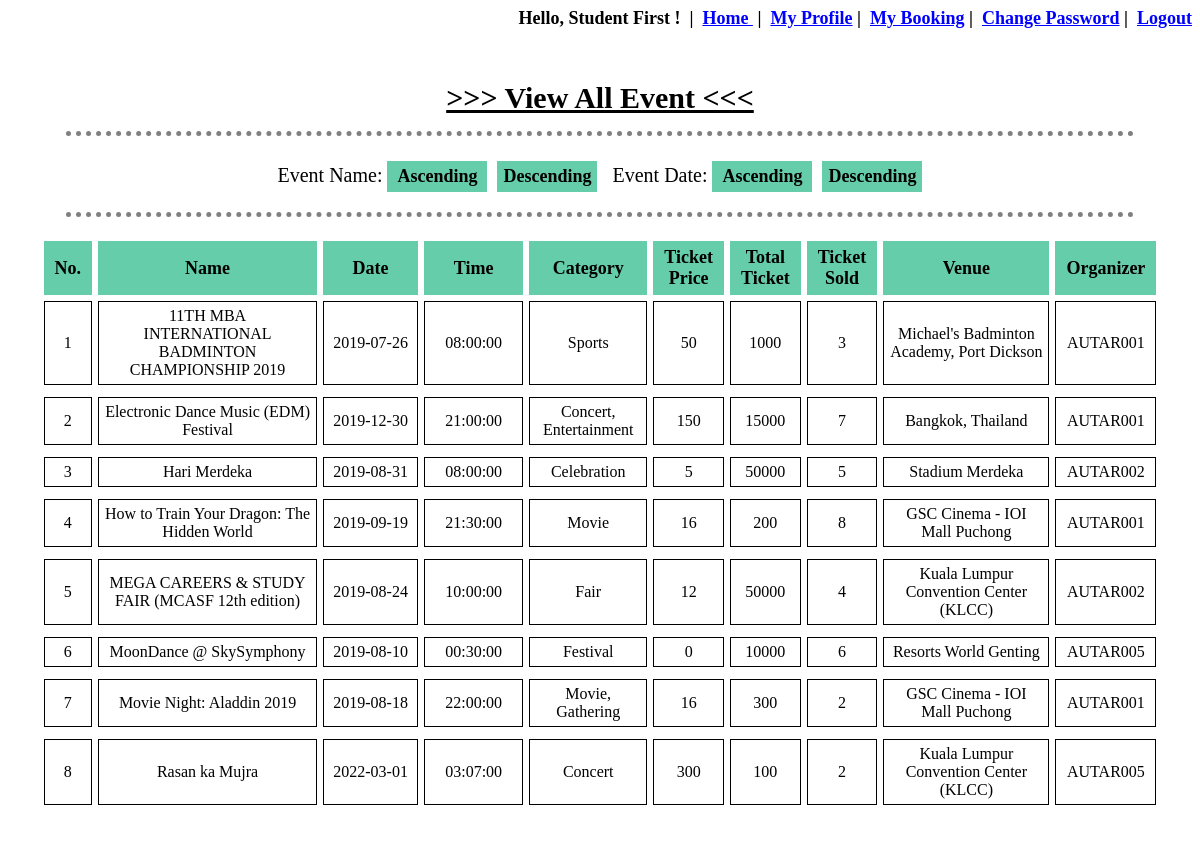
Screenshot of /event_manage_view.php (signed in) with the database file from the repository.
### tables this page shows
CREATE TABLE `event_details` (
  `EventID` int(10) NOT NULL,
  `EventName` varchar(100) NOT NULL,
  `EventDate` date NOT NULL,
  `EventTime` time NOT NULL,
  `EventCategory` varchar(100) NOT NULL,
  `Artist_id` int(11) NOT NULL,
  `Sponsor_id` int(11) NOT NULL,
  `EventDescription` text NOT NULL,
  `EventTicketPrice` double NOT NULL,
  `EventTicketTotal` int(11) NOT NULL,
  `EventTicketSold` int(11) NOT NULL,
  `Guest_id` int(11) NOT NULL,
  `VenueID` int(10) NOT NULL,
  `UserID` varchar(10) NOT NULL
);

CREATE TABLE `venue_details` (
  `VenueID` int(11) NOT NULL,
  `VenueName` varchar(80) NOT NULL,
  `VenueInfo` varchar(100) NOT NULL
);

### event_manage_view.php (the view, shortened to what this page needs)
<?php
	include "database/connect.php";
	include 'session.php';
?>
<!DOCTYPE html>
<html>
<head>
</head>
<body background="image\bg.png">
	<div id="view" align="center">
		<br>
		<p><span style="text-decoration: underline;font-weight: 900;font-size: 30px"> >>> View All Event <<< </span></p>
		<hr>
		<form action="event_manage_view.php" method="POST" style="font-size: 20px;">
			Event Name:
			<input type="submit" name="name_asc" value="Ascending">&nbsp;
			<input type="submit" name="name_desc" value="Descending">
			&nbsp;&nbsp;Event Date:
			<input type="submit" name="date_asc" value="Ascending">&nbsp;
			<input type="submit" name="date_desc" value="Descending">
		</form>
		<hr>
		<table align="center" cellpadding="20px" cellspacing="6px">
			<tr>
				<th width="4%">No.</th>
				<th width="25%">Name</th>
				<th width="11%">Date</th>
				<th width="11%">Time</th>
				<th width="12%">Category</th>
				<th width="4%">Ticket Price</th>
				<th width="4%">Total Ticket</th>
				<th width="4%">Ticket Sold</th>
				<th width="20%">Venue</th>
				<th width="5%">Organizer</th>
			</tr>
			<?php
				if (isset($_POST['name_asc'])) {
					$count=0;
					$conn = mysqli_connect($servername, $username, $password, $dbname);
					$read_event = "SELECT * FROM event_details INNER JOIN venue_details ON event_details.VenueID = venue_details.VenueID ORDER BY EventName ASC";
					$result_read_event = mysqli_query($conn, $read_event);
					if(mysqli_num_rows($result_read_event)>0){
						while($row = mysqli_fetch_array($result_read_event, MYSQLI_ASSOC)){
							$count=$count+1;
							echo "<tr>";
							echo "<td style='text-align:center'>".$count."</td>";
							echo "<td>".$row['EventName']."</td>";
							echo "<td>".$row['EventDate']."</td>";
							echo "<td>".$row['EventTime']."</td>";
							echo "<td>".$row['EventCategory']."</td>";
							echo "<td>".$row['EventTicketPrice']."</td>";
							echo "<td>".$row['EventTicketTotal']."</td>";
							echo "<td>".$row['EventTicketSold']."</td>";
							echo "<td>".$row['VenueName']."</td>";
							echo "<td>".$row['UserID']."</td>";
							echo "<tr>";
						}
					}
				}
				else{
					$count=0;
					$conn = mysqli_connect($servername, $username, $password, $dbname);
					$read_event = "SELECT * FROM event_details INNER JOIN venue_details ON event_details.VenueID = venue_details.VenueID ORDER BY EventName ASC";
					$result_read_event = mysqli_query($conn, $read_event);
					if(mysqli_num_rows($result_read_event)>0){
						while($row = mysqli_fetch_array($result_read_event, MYSQLI_ASSOC)){
							$count=$count+1;
							echo "<tr>";
							echo "<td style='text-align:center'>".$count."</td>";
							echo "<td>".$row['EventName']."</td>";
							echo "<td>".$row['EventDate']."</td>";
							echo "<td>".$row['EventTime']."</td>";
							echo "<td>".$row['EventCategory']."</td>";
							echo "<td>".$row['EventTicketPrice']."</td>";
							echo "<td>".$row['EventTicketTotal']."</td>";
							echo "<td>".$row['EventTicketSold']."</td>";
							echo "<td>".$row['VenueName']."</td>";
							echo "<td>".$row['UserID']."</td>";
							echo "<tr>";
						}
					}
				}
			?>
		</table>
	</div>
</body>
</html>

### event_manage_view.php (style rules this page uses)
form { margin-left: 60px; margin-top: 15px; margin-right: 60px; }
table { max-width: 1200px; margin-bottom:50px; margin-left:auto; margin-right:auto; background-color: white; text-align:center; }
th { background-color: #66CDAA; border:1px solid #66CDAA; font-size: 18px; text-align: center; padding: 5px 10px; }
td { border:1px solid black; font-size: 16px; font-family: Times New Roman; padding: 5px 5px; }
input[type=submit] { padding: 5px; color: black; border: none; background-color: #66CDAA; font-weight: 700; font-family: Times New Roman; font-size: 18px; text-align: center; width: 100px; }
div { margin: auto; padding-bottom: 20px; min-width: 70%; max-width: 95%; background-color: white; }
hr { border-top: 5px dotted grey; border-bottom: none; border-left: none; border-right: none; width: 95%; padding-top: 10px }

### rows the page displays
event_details: EventName "11TH MBA INTERNATIONAL BADMINTON CHAMPIONSHIP 2019", EventDate "2019-07-26", EventTime "08:00:00", EventCategory "Sports", EventTicketPrice "50", EventTicketTotal "1000", EventTicketSold "3", VenueID.VenueName "Michael's Badminton Academy, Port Dickson", UserID "AUTAR001"
event_details: EventName "Electronic Dance Music (EDM) Festival", EventDate "2019-12-30", EventTime "21:00:00", EventCategory "Concert, Entertainment", EventTicketPrice "150", EventTicketTotal "15000", EventTicketSold "7", VenueID.VenueName "Bangkok, Thailand", UserID "AUTAR001"
event_details: EventName "Hari Merdeka", EventDate "2019-08-31", EventTime "08:00:00", EventCategory "Celebration", EventTicketPrice "5", EventTicketTotal "50000", EventTicketSold "5", VenueID.VenueName "Stadium Merdeka", UserID "AUTAR002"
event_details: EventName "How to Train Your Dragon: The Hidden World", EventDate "2019-09-19", EventTime "21:30:00", EventCategory "Movie", EventTicketPrice "16", EventTicketTotal "200", EventTicketSold "8", VenueID.VenueName "GSC Cinema - IOI Mall Puchong", UserID "AUTAR001"
event_details: EventName "MEGA CAREERS & STUDY FAIR (MCASF 12th edition)", EventDate "2019-08-24", EventTime "10:00:00", EventCategory "Fair", EventTicketPrice "12", EventTicketTotal "50000", EventTicketSold "4", VenueID.VenueName "Kuala Lumpur Convention Center (KLCC)", UserID "AUTAR002"
event_details: EventName "MoonDance @ SkySymphony", EventDate "2019-08-10", EventTime "00:30:00", EventCategory "Festival", EventTicketPrice "0", EventTicketTotal "10000", EventTicketSold "6", VenueID.VenueName "Resorts World Genting", UserID "AUTAR005"
event_details: EventName "Movie Night: Aladdin 2019", EventDate "2019-08-18", EventTime "22:00:00", EventCategory "Movie, Gathering", EventTicketPrice "16", EventTicketTotal "300", EventTicketSold "2", VenueID.VenueName "GSC Cinema - IOI Mall Puchong", UserID "AUTAR001"
event_details: EventName "Rasan ka Mujra", EventDate "2022-03-01", EventTime "03:07:00", EventCategory "Concert", EventTicketPrice "300", EventTicketTotal "100", EventTicketSold "2", VenueID.VenueName "Kuala Lumpur Convention Center (KLCC)", UserID "AUTAR005"

### other values shown
$_SESSION['UserFullName'] "Student First"
